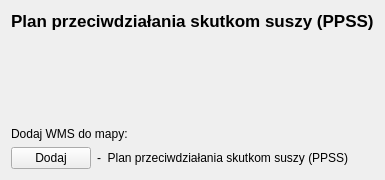
          <widget class="QWidget" name="tab_PPSS">
           <attribute name="title">
            <string>PPSS</string>
           </attribute>
           <layout class="QFormLayout" name="formLayout_7">
            <item row="0" column="0">
             <widget class="QLabel" name="label_75">
              <property name="font">
               <font>
                <pointsize>13</pointsize>
                <weight>75</weight>
                <bold>true</bold>
               </font>
              </property>
              <property name="text">
               <string>Plan przeciwdziałania skutkom suszy (PPSS)</string>
              </property>
             </widget>
            </item>
            <item row="2" column="0">
             <widget class="QLabel" name="label_77">
              <property name="text">
               <string>Dodaj WMS do mapy:</string>
              </property>
             </widget>
            </item>
            <item row="3" column="0">
             <layout class="QHBoxLayout" name="horizontalLayout">
              <item>
               <widget class="QPushButton" name="pbPPSS">
                <property name="text">
                 <string>Dodaj</string>
                </property>
               </widget>
              </item>
              <item>
               <widget class="QLabel" name="label_PPSS">
                <property name="text">
                 <string>-  Plan przeciwdziałania skutkom suszy (PPSS)</string>
                </property>
               </widget>
              </item>
             </layout>
            </item>
            <item row="1" column="0" colspan="2">
             <layout class="QHBoxLayout" name="horizontalLayout_9">
              <item>
               <widget class="QLabel" name="label_33">
                <property name="text">
                 <string>




</string>
                </property>
               </widget>
              </item>
              <item>
               <widget class="QLabel" name="label_34">
                <property name="text">
                 <string/>
                </property>
               </widget>
              </item>
              <item>
               <widget class="QLabel" name="label_35">
                <property name="text">
                 <string/>
                </property>
               </widget>
              </item>
              <item>
               <widget class="QLabel" name="label_18">
                <property name="text">
                 <string/>
                </property>
               </widget>
              </item>
              <item>
               <widget class="QLabel" name="label_86">
                <property name="styleSheet">
                 <string notr="true">image: url(:/plugins/Wody_Polskie_WMS/icon.png);</string>
                </property>
                <property name="text">
                 <string/>
                </property>
                <property name="alignment">
                 <set>Qt::AlignRight|Qt::AlignTrailing|Qt::AlignVCenter</set>
                </property>
               </widget>
              </item>
             </layout>
            </item>
           </layout>
          </widget>
